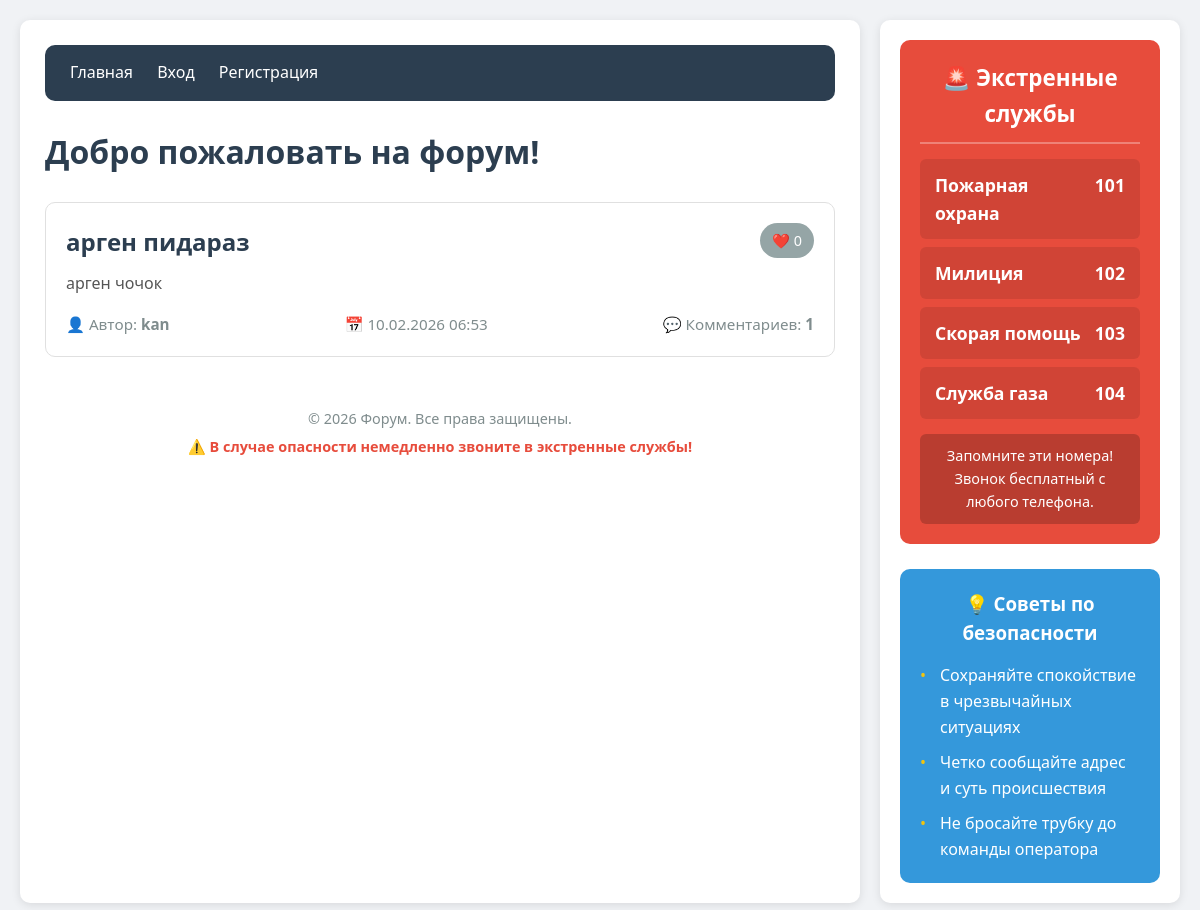
The page / on the database its author committed.
### main.py (models this page shows)
class Post(db.Model):
    id = db.Column(db.Integer, primary_key=True)
    title = db.Column(db.String(200), nullable=False)
    content = db.Column(db.Text, nullable=False)
    user_id = db.Column(db.Integer, db.ForeignKey('user.id'), nullable=False)
    created_at = db.Column(db.DateTime, default=datetime.utcnow)
    comments = db.relationship('Comment', backref='post', lazy=True)

class User(db.Model):
    id = db.Column(db.Integer, primary_key=True)
    username = db.Column(db.String(80), unique=True, nullable=False)
    email = db.Column(db.String(120), unique=True, nullable=False)
    password = db.Column(db.String(200), nullable=False)
    posts = db.relationship('Post', backref='author', lazy=True)
    comments = db.relationship('Comment', backref='author', lazy=True)
    created_at = db.Column(db.DateTime, default=datetime.utcnow)

### main.py (the view)
@app.route('/')
def index():
    posts = Post.query.order_by(Post.created_at.desc()).all()
    return render_template('index.html', posts=posts, emergency_services=EMERGENCY_SERVICES)

### pythonProject/templates/index.html (shortened to what this page needs)
{% extends "base.html" %}
{% block content %}
    <h1 style="margin-bottom: 25px; color: #2c3e50;">Добро пожаловать на форум!</h1>
    {% if posts %}
        {% for post in posts %}
            <div style="border: 1px solid #e0e0e0; padding: 20px; margin-bottom: 20px; border-radius: 10px; background-color: white;">
                <div style="display: flex; justify-content: space-between; align-items: start; margin-bottom: 10px;">
                    <h2 style="margin: 0;">
                        <a href="{{ url_for('view_post', post_id=post.id) }}" style="color: #2c3e50; text-decoration: none;">
                            {{ post.title }}
                        </a>
                    </h2>
                    <a href="{{ url_for('like_post', post_id=post.id) }}"
                       style="background-color: {% if post.likes|selectattr('user_id', 'equalto', session.user_id)|list|length > 0 %}#e74c3c{% else %}#95a5a6{% endif %};
                              color: white; padding: 6px 12px; border-radius: 20px; text-decoration: none; font-size: 0.9em; display: flex; align-items: center; gap: 5px;">
                        ❤️ {{ post.likes|length }}
                    </a>
                </div>
                <p style="margin-bottom: 15px; color: #555; line-height: 1.6;">
                    {{ post.content[:250] }}{% if post.content|length > 250 %}...{% endif %}
                </p>
                <div style="color: #7f8c8d; font-size: 0.95em; display: flex; justify-content: space-between; flex-wrap: wrap;">
                    <span>👤 Автор: <strong>{{ post.author.username }}</strong></span>
                    <span>📅 {{ post.created_at.strftime('%d.%m.%Y %H:%M') }}</span>
                    <span>💬 Комментариев: <strong>{{ post.comments|length }}</strong></span>
                </div>
            </div>
        {% endfor %}
    {% endif %}
{% endblock %}

### pythonProject/templates/base.html (style rules this page uses)
* { margin: 0; padding: 0; box-sizing: border-box; }
body { font-family: 'Segoe UI', Tahoma, Geneva, Verdana, sans-serif; line-height: 1.6; background-color: #f0f2f5; color: #333; }

### rows shown on the page
Post: title "арген пидараз", likes|length "0", content "арген чочок", author.username "kan", created_at "10.02.2026 06:53", comments|length "1"

### other values the page prints
{{ service.name }} "Пожарная охрана" "Милиция" "Скорая помощь" "Служба газа"
{{ service.phone }} "101" "102" "103" "104"
